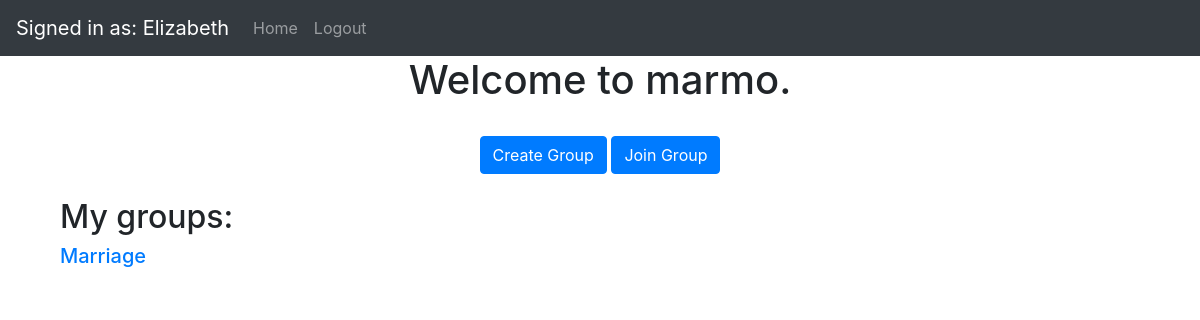
/ (signed in), run on an earlier commit of the app's database.
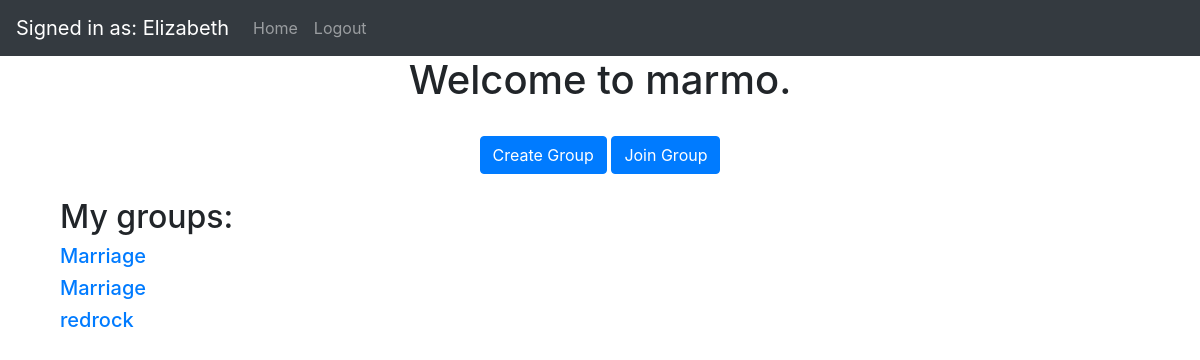
And on a later commit of the database.
### website/models.py (models this page shows, shortened)
class User(db.Model, UserMixin):
    id = db.Column(db.Integer, primary_key=True)
    username = db.Column(db.String(200), nullable=False)
    email = db.Column(db.String(150), unique=True)
    password = db.Column(db.String(150))
    date_created = db.Column(db.DateTime(timezone=True), default=func.now())
    groups = db.relationship('Group', secondary=group_member, backref="members")

class Group(db.Model):
    id = db.Column(db.Integer, primary_key=True)
    admin_id = db.Column(db.Integer)
    group_name = db.Column(db.String(30), nullable=False)
    date_created = db.Column(db.DateTime(timezone=True), default=func.now())
    transactions = db.relationship('Transaction')
    payments = db.relationship('Payment')

### website/views.py (the view)
@views.route('/', methods=['GET', 'POST'])
@login_required
def home():
    return render_template("home.html", user=current_user)

### website/__init__.py (called while the page is built)
def create_app():
    app = Flask(__name__)
    app.config['SECRET_KEY'] = 'hjshjhdjah kjshkjdhjs'
    app.config['SQLALCHEMY_DATABASE_URI'] = 'sqlite:///marmo.db'
    db.init_app(app)
    from .views import views
    from .auth import auth
    app.register_blueprint(views, url_prefix='/')
    app.register_blueprint(auth, url_prefix='/')
    from .models import User
    create_database(app)
    login_manager = LoginManager()
    login_manager.login_view = 'auth.login'
    login_manager.init_app(app)
    @login_manager.user_loader
    def load_user(id):
        return User.query.get(int(id))
    return app

### website/templates/home.html
{% extends "base.html" %} {% block title %}Home{% endblock %} {% block content %}
<h1 align="center">Welcome to marmo.</h1><br>
<div class="container" align="center">
    <a class="btn btn-primary" href="create-group" role="button" align="center">Create Group</a>
    <a class="btn btn-primary" href="join-group" role="button">Join Group</a><br><br>
</div>
<div class="container" align="left" padding="1rem">
    <h2>My groups:</h2>
    {% for group in user.groups %}
    <h5><a href="mygroup?groupID={{ group.id }}">{{ group.group_name }}</h5>
    {% endfor %}
</div>
{% endblock %}

### website/templates/base.html (shortened to what this page needs)
<!DOCTYPE html>
<html>
  <head>
    <link
      rel="stylesheet"
      href="https://stackpath.bootstrapcdn.com/bootstrap/4.4.1/css/bootstrap.min.css"
    />
    <link
      rel="stylesheet"
      href="https://stackpath.bootstrapcdn.com/font-awesome/4.7.0/css/font-awesome.min.css"
    />
  </head>
  <body>
    <nav class="navbar navbar-expand-lg navbar-dark bg-dark">
      {% if user.is_authenticated %}
      <a class="navbar-brand" href="#">Signed in as: {{ user.username }}</a>
      {% endif %}
      <div class="collapse navbar-collapse" id="navbar">
        <div class="navbar-nav">
          {% if user.is_authenticated %}
          <a class="nav-item nav-link" id="home" href="/">Home</a>
          <a class="nav-item nav-link" id="logout" href="/logout">Logout</a>
          {% else %}
          <a class="nav-item nav-link" id="login" href="/login">Login</a>
          <a class="nav-item nav-link" id="signUp" href="/sign-up">Sign Up</a>
          {% endif %}
        </div>
      </div>
    </nav>
    <div class="container">{% block content %} {% endblock %}</div>
  </body>
</html>

What changed in the data, as far as the page shows it:
added Group: group_name "Marriage"
added Group: group_name "redrock"
